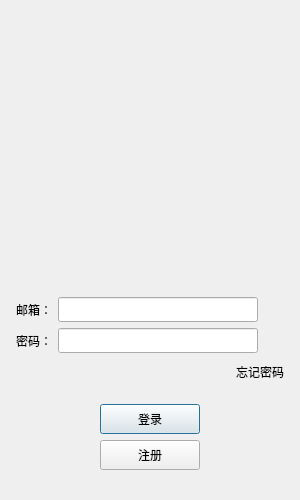
<?xml version="1.0" encoding="UTF-8"?>
<ui version="4.0">
 <class>LoginDialog</class>
 <widget class="QDialog" name="LoginDialog">
  <property name="geometry">
   <rect>
    <x>0</x>
    <y>0</y>
    <width>300</width>
    <height>500</height>
   </rect>
  </property>
  <property name="minimumSize">
   <size>
    <width>300</width>
    <height>500</height>
   </size>
  </property>
  <property name="maximumSize">
   <size>
    <width>300</width>
    <height>500</height>
   </size>
  </property>
  <property name="windowTitle">
   <string>Dialog</string>
  </property>
  <layout class="QVBoxLayout" name="verticalLayout_2">
   <item>
    <layout class="QVBoxLayout" name="verticalLayout">
     <property name="leftMargin">
      <number>5</number>
     </property>
     <property name="topMargin">
      <number>5</number>
     </property>
     <property name="rightMargin">
      <number>5</number>
     </property>
     <property name="bottomMargin">
      <number>5</number>
     </property>
     <item>
      <widget class="QLabel" name="err_tip">
       <property name="minimumSize">
        <size>
         <width>0</width>
         <height>25</height>
        </size>
       </property>
       <property name="maximumSize">
        <size>
         <width>16777215</width>
         <height>25</height>
        </size>
       </property>
       <property name="text">
        <string/>
       </property>
       <property name="alignment">
        <set>Qt::AlignCenter</set>
       </property>
      </widget>
     </item>
     <item>
      <widget class="QWidget" name="head_widget" native="true">
       <property name="minimumSize">
        <size>
         <width>200</width>
         <height>230</height>
        </size>
       </property>
       <layout class="QGridLayout" name="gridLayout">
        <item row="1" column="0">
         <widget class="QLabel" name="head_label">
          <property name="minimumSize">
           <size>
            <width>200</width>
            <height>200</height>
           </size>
          </property>
          <property name="text">
           <string/>
          </property>
          <property name="alignment">
           <set>Qt::AlignCenter</set>
          </property>
         </widget>
        </item>
       </layout>
      </widget>
     </item>
     <item>
      <spacer name="verticalSpacer">
       <property name="orientation">
        <enum>Qt::Vertical</enum>
       </property>
       <property name="sizeHint" stdset="0">
        <size>
         <width>20</width>
         <height>40</height>
        </size>
       </property>
      </spacer>
     </item>
     <item>
      <layout class="QHBoxLayout" name="horizontalLayout">
       <item>
        <widget class="QLabel" name="email_label">
         <property name="minimumSize">
          <size>
           <width>0</width>
           <height>25</height>
          </size>
         </property>
         <property name="maximumSize">
          <size>
           <width>16777215</width>
           <height>25</height>
          </size>
         </property>
         <property name="text">
          <string>邮箱：</string>
         </property>
        </widget>
       </item>
       <item>
        <widget class="QLineEdit" name="email_edit">
         <property name="minimumSize">
          <size>
           <width>200</width>
           <height>25</height>
          </size>
         </property>
         <property name="maximumSize">
          <size>
           <width>16777215</width>
           <height>25</height>
          </size>
         </property>
        </widget>
       </item>
       <item>
        <spacer name="horizontalSpacer_6">
         <property name="orientation">
          <enum>Qt::Horizontal</enum>
         </property>
         <property name="sizeHint" stdset="0">
          <size>
           <width>25</width>
           <height>20</height>
          </size>
         </property>
        </spacer>
       </item>
      </layout>
     </item>
     <item>
      <layout class="QHBoxLayout" name="horizontalLayout_2">
       <item>
        <widget class="QLabel" name="pass_label">
         <property name="minimumSize">
          <size>
           <width>0</width>
           <height>25</height>
          </size>
         </property>
         <property name="maximumSize">
          <size>
           <width>16777215</width>
           <height>25</height>
          </size>
         </property>
         <property name="text">
          <string>密码：</string>
         </property>
        </widget>
       </item>
       <item>
        <widget class="QLineEdit" name="pass_edit">
         <property name="minimumSize">
          <size>
           <width>200</width>
           <height>25</height>
          </size>
         </property>
         <property name="maximumSize">
          <size>
           <width>16777215</width>
           <height>25</height>
          </size>
         </property>
        </widget>
       </item>
       <item>
        <spacer name="horizontalSpacer_7">
         <property name="orientation">
          <enum>Qt::Horizontal</enum>
         </property>
         <property name="sizeHint" stdset="0">
          <size>
           <width>25</width>
           <height>20</height>
          </size>
         </property>
        </spacer>
       </item>
      </layout>
     </item>
     <item>
      <layout class="QHBoxLayout" name="horizontalLayout_3">
       <item>
        <spacer name="horizontalSpacer">
         <property name="orientation">
          <enum>Qt::Horizontal</enum>
         </property>
         <property name="sizeHint" stdset="0">
          <size>
           <width>40</width>
           <height>20</height>
          </size>
         </property>
        </spacer>
       </item>
       <item>
        <widget class="ClickedLabel" name="forget_label">
         <property name="minimumSize">
          <size>
           <width>0</width>
           <height>25</height>
          </size>
         </property>
         <property name="maximumSize">
          <size>
           <width>16777215</width>
           <height>25</height>
          </size>
         </property>
         <property name="text">
          <string>忘记密码</string>
         </property>
        </widget>
       </item>
      </layout>
     </item>
     <item>
      <spacer name="verticalSpacer_3">
       <property name="orientation">
        <enum>Qt::Vertical</enum>
       </property>
       <property name="sizeHint" stdset="0">
        <size>
         <width>20</width>
         <height>40</height>
        </size>
       </property>
      </spacer>
     </item>
     <item>
      <layout class="QHBoxLayout" name="horizontalLayout_4">
       <item>
        <spacer name="horizontalSpacer_2">
         <property name="orientation">
          <enum>Qt::Horizontal</enum>
         </property>
         <property name="sizeHint" stdset="0">
          <size>
           <width>40</width>
           <height>20</height>
          </size>
         </property>
        </spacer>
       </item>
       <item>
        <widget class="QPushButton" name="login_btn">
         <property name="minimumSize">
          <size>
           <width>100</width>
           <height>30</height>
          </size>
         </property>
         <property name="maximumSize">
          <size>
           <width>16777215</width>
           <height>30</height>
          </size>
         </property>
         <property name="text">
          <string>登录</string>
         </property>
        </widget>
       </item>
       <item>
        <spacer name="horizontalSpacer_3">
         <property name="orientation">
          <enum>Qt::Horizontal</enum>
         </property>
         <property name="sizeHint" stdset="0">
          <size>
           <width>40</width>
           <height>20</height>
          </size>
         </property>
        </spacer>
       </item>
      </layout>
     </item>
     <item>
      <layout class="QHBoxLayout" name="horizontalLayout_5">
       <item>
        <spacer name="horizontalSpacer_4">
         <property name="orientation">
          <enum>Qt::Horizontal</enum>
         </property>
         <property name="sizeHint" stdset="0">
          <size>
           <width>40</width>
           <height>20</height>
          </size>
         </property>
        </spacer>
       </item>
       <item>
        <widget class="QPushButton" name="reg_btn">
         <property name="minimumSize">
          <size>
           <width>100</width>
           <height>30</height>
          </size>
         </property>
         <property name="maximumSize">
          <size>
           <width>16777215</width>
           <height>30</height>
          </size>
         </property>
         <property name="text">
          <string>注册</string>
         </property>
        </widget>
       </item>
       <item>
        <spacer name="horizontalSpacer_5">
         <property name="orientation">
          <enum>Qt::Horizontal</enum>
         </property>
         <property name="sizeHint" stdset="0">
          <size>
           <width>40</width>
           <height>20</height>
          </size>
         </property>
        </spacer>
       </item>
      </layout>
     </item>
     <item>
      <spacer name="verticalSpacer_2">
       <property name="orientation">
        <enum>Qt::Vertical</enum>
       </property>
       <property name="sizeHint" stdset="0">
        <size>
         <width>20</width>
         <height>40</height>
        </size>
       </property>
      </spacer>
     </item>
    </layout>
   </item>
  </layout>
 </widget>
 <customwidgets>
  <customwidget>
   <class>ClickedLabel</class>
   <extends>QLabel</extends>
   <header>clickedlabel.h</header>
  </customwidget>
 </customwidgets>
 <resources/>
 <connections/>
</ui>
